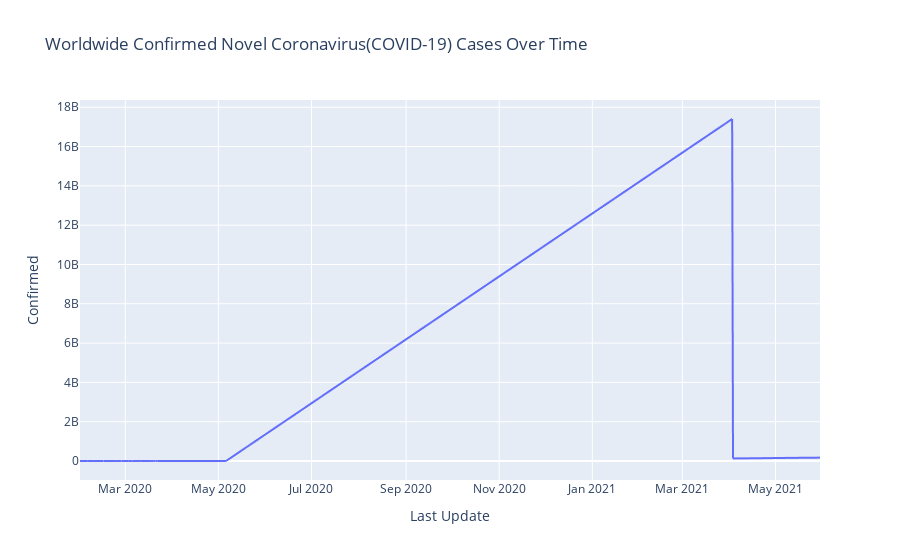

Here is the notebook cell this chart was saved with:
### Code cell
# Read Data From CSV File
covid_data= pd.read_csv('covid_19_data.csv')

grouped = covid_data.groupby('Last Update')['Last Update', 'Confirmed', 'Deaths'].sum().reset_index()
fig = px.line(grouped, x="Last Update", y="Confirmed",
             title="Worldwide Confirmed Novel Coronavirus(COVID-19) Cases Over Time")
fig.show()

### Figure 1 — Plotly figure (JSON) as saved in the notebook; plotly's stock layout.template omitted (floating-point values rounded to 4 significant figures; data arrays with more than 128 entries replaced by an {"elided": "..."} marker saying what was removed)
{"data": [{"hovertemplate": "Last Update=%{x}<br>Confirmed=%{y}<extra></extra>", "legendgroup": "", "line": {"color": "#636efa", "dash": "solid"}, "marker": {"symbol": "circle"}, "mode": "lines", "name": "", "showlegend": false, "type": "scattergl", "x": {"elided": "1905 str values"}, "xaxis": "x", "y": {"elided": "1905 int values"}, "yaxis": "y"}], "layout": {"legend": {"tracegroupgap": 0}, "title": {"text": "Worldwide Confirmed Novel Coronavirus(COVID-19) Cases Over Time"}, "xaxis": {"anchor": "y", "domain": [0, 1], "title": {"text": "Last Update"}}, "yaxis": {"anchor": "x", "domain": [0, 1], "title": {"text": "Confirmed"}}}}
